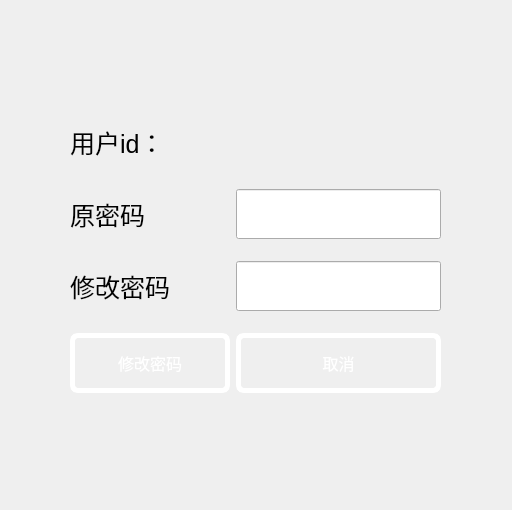
<?xml version="1.0" encoding="UTF-8"?>
<ui version="4.0">
 <class>alterDialog</class>
 <widget class="QDialog" name="alterDialog">
  <property name="geometry">
   <rect>
    <x>0</x>
    <y>0</y>
    <width>512</width>
    <height>510</height>
   </rect>
  </property>
  <property name="windowTitle">
   <string>Dialog</string>
  </property>
  <widget class="QWidget" name="layoutWidget">
   <property name="geometry">
    <rect>
     <x>70</x>
     <y>101</y>
     <width>371</width>
     <height>311</height>
    </rect>
   </property>
   <layout class="QGridLayout" name="gridLayout">
    <item row="0" column="0">
     <widget class="QLabel" name="label">
      <property name="styleSheet">
       <string notr="true">font-size:25px;</string>
      </property>
      <property name="text">
       <string>用户id：</string>
      </property>
     </widget>
    </item>
    <item row="0" column="1">
     <widget class="QLabel" name="IdLabel">
      <property name="maximumSize">
       <size>
        <width>16777215</width>
        <height>50</height>
       </size>
      </property>
      <property name="styleSheet">
       <string notr="true">font-size:20px</string>
      </property>
      <property name="text">
       <string/>
      </property>
     </widget>
    </item>
    <item row="1" column="0">
     <widget class="QLabel" name="label_2">
      <property name="styleSheet">
       <string notr="true">font-size:25px;</string>
      </property>
      <property name="text">
       <string>原密码</string>
      </property>
     </widget>
    </item>
    <item row="2" column="0">
     <widget class="QLabel" name="label_3">
      <property name="styleSheet">
       <string notr="true">font-size:25px;</string>
      </property>
      <property name="text">
       <string>修改密码</string>
      </property>
     </widget>
    </item>
    <item row="3" column="0">
     <widget class="QPushButton" name="alterButton">
      <property name="styleSheet">
       <string notr="true">QPushButton
{
background-color:rgba(255, 255, 255, 0);
border-radius: 8px;
width:150px;
height:50px;
text-align: center;
text-decoration: none;
font-size: 16px;

color:rgb(255, 255, 255);
border: 5px solid rgb(255, 255, 255);
}
QPushButton:hover
{
    /*背景颜色*/  
    background-color:rgb(199, 255, 255);
}
 
/*按钮按下态*/
QPushButton:pressed
{
    /*背景颜色*/  
    
    /*左内边距为3像素，让按下时字向右移动3像素*/  
    padding-left:40px;
    /*上内边距为3像素，让按下时字向下移动3像素*/  
    padding-top:20px;
}</string>
      </property>
      <property name="text">
       <string>修改密码</string>
      </property>
     </widget>
    </item>
    <item row="3" column="1">
     <widget class="QPushButton" name="ConcelButton">
      <property name="styleSheet">
       <string notr="true">QPushButton
{
background-color:rgba(255, 255, 255, 0);
border-radius: 8px;
width:150px;
height:50px;
text-align: center;
text-decoration: none;
font-size: 16px;

color:rgb(255, 255, 255);
border: 5px solid rgb(255, 255, 255);
}
QPushButton:hover
{
    /*背景颜色*/  
    background-color:rgb(199, 255, 255);
}
 
/*按钮按下态*/
QPushButton:pressed
{
    /*背景颜色*/  
    
    /*左内边距为3像素，让按下时字向右移动3像素*/  
    padding-left:40px;
    /*上内边距为3像素，让按下时字向下移动3像素*/  
    padding-top:20px;
}</string>
      </property>
      <property name="text">
       <string>取消</string>
      </property>
     </widget>
    </item>
    <item row="1" column="1">
     <widget class="QLineEdit" name="prepassEdit">
      <property name="minimumSize">
       <size>
        <width>0</width>
        <height>50</height>
       </size>
      </property>
      <property name="inputMask">
       <string extracomment="*"/>
      </property>
      <property name="text">
       <string/>
      </property>
      <property name="echoMode">
       <enum>QLineEdit::Password</enum>
      </property>
     </widget>
    </item>
    <item row="2" column="1">
     <widget class="QLineEdit" name="newpassEdit">
      <property name="minimumSize">
       <size>
        <width>0</width>
        <height>50</height>
       </size>
      </property>
      <property name="inputMask">
       <string extracomment="*"/>
      </property>
      <property name="echoMode">
       <enum>QLineEdit::Password</enum>
      </property>
     </widget>
    </item>
   </layout>
  </widget>
 </widget>
 <resources/>
 <connections/>
</ui>
